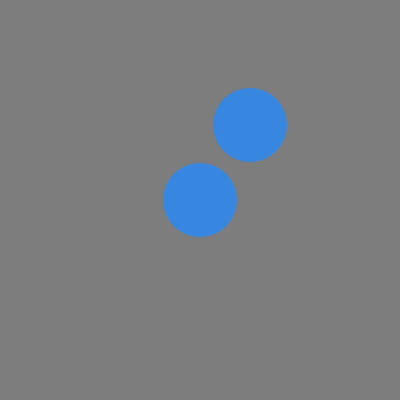
Frame 1 (no input)
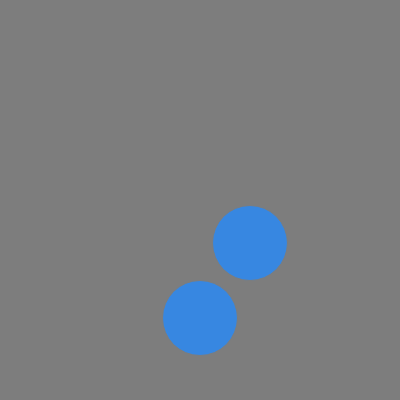
Frame 60 (no input)
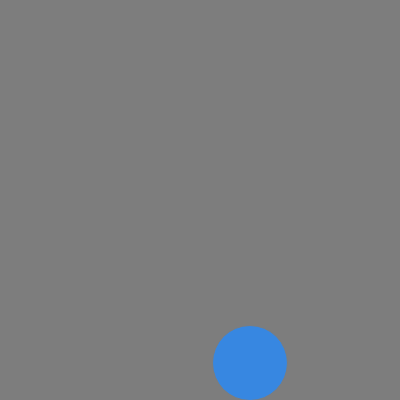
Frame 120 (the mouse pressed at the canvas centre since frame 60)

The p5.js sketch that drew these frames (run headless with seeded random() and noise() and a simulated clock; from frame 60 on, the mouse is pressed at the canvas centre):

// p5.js sketch
// ── sketch.js
/* 
Example that moves drawn ellipses across the canvas/window using variables in the draw() loop.
Created by Professor D

By Abul Kalam modified 
*/

var circX; // we use variable to hold a place
circX = 200; // than we used that variable circX to assign a value to make things easier for our code to run
var circY;  // we used new variable cricY to hold the place.
circY = 200; // than we assigned it a value to hold the place.
var circStroke = 125; // this line we just used a varible holder and assigned it a value at once.
var circR = 55; // we have used our variable circR and assigned it a value.
var circG = 135; // we used our global variable to assign the variable and a value.
var circB = 225; // we used our global variable to assign the variable and a value.
var circSize = 75;// we assigned our variable to a assigned value.
canvBG = 125, 55, 255; // we assigned our variable to  three different values

function setup() {  // we started with our function with function setup which follows the code order.
	createCanvas(400, 400); // the canvas function tells us how big is the canvas.
}


function draw() { // after the setup function we start the draw function and it is going to execute our code. Curly bracket defines as the code running within it.
	background(canvBG); // background function tells us about the background color
	stroke(circStroke); // stroke function tells us about where it wants its varible to use strokes for it's background
	fill(circR, circG, circB);  // fill functions fills the colors for its shapes.
	stroke(circStroke);  // and in this case the stroke function does the stoke after the fill function.
	ellipse(circX, circY, circSize, circSize); // ellipse function draws the ellipse on different coordinates based on the variables. 
	ellipse(circX + 50, circY - 75, circSize, circSize); // the second ellipse function draws the ellipse based on the coordinates.
	fill(circR, circG, circB, 135); // fill into the varibles with thier value. 
	
	 circY = circY + 2; // in the draw() loop, this statement we know will increase the value of circY by 2.
	                  // which will also give us an animation that will show the ellipse at cricX will move and change its postition until the code is complete. It has shown us the increase and the adding and taking different values will change the position of our code. 


}
